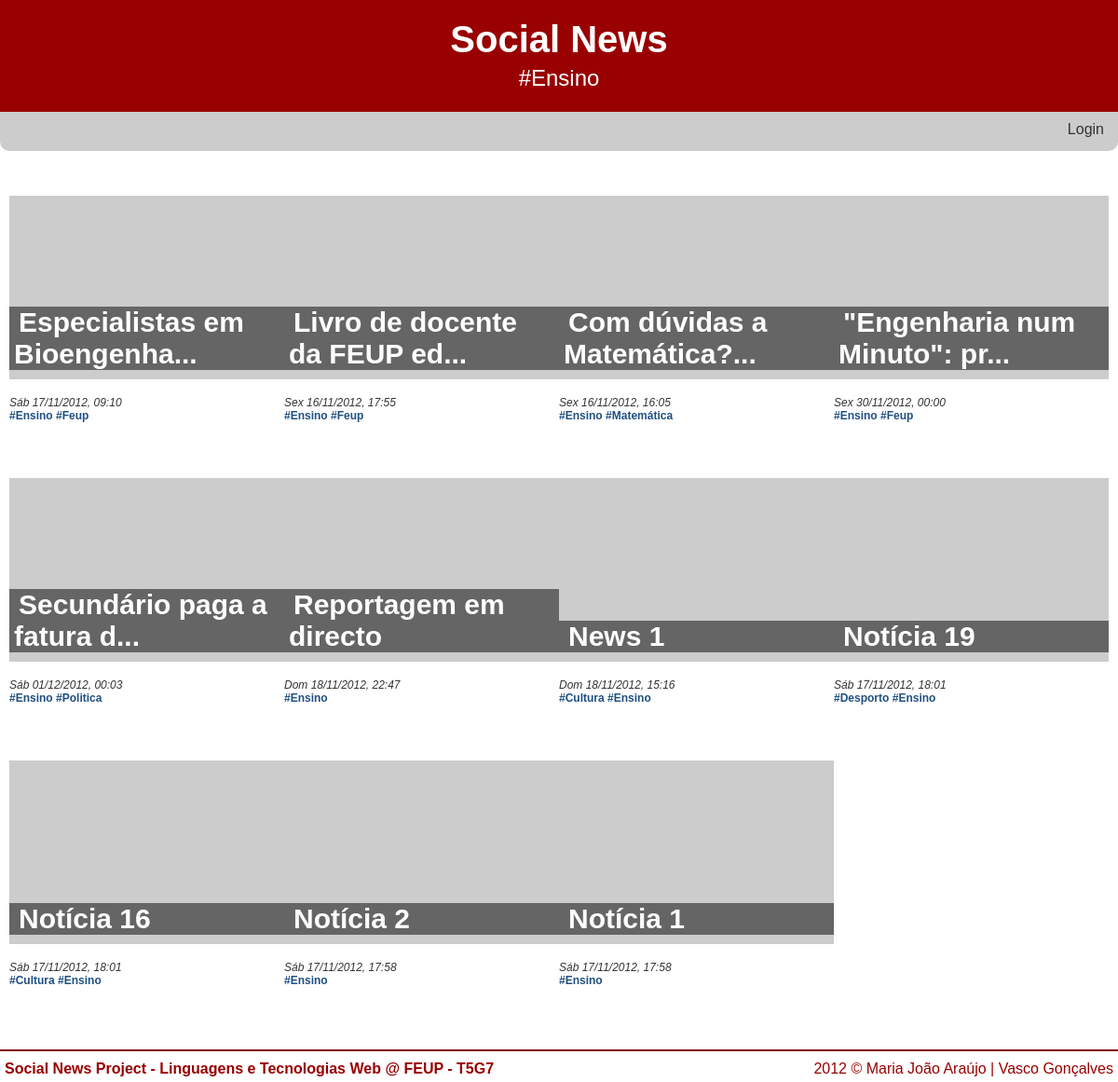
Screenshot of /?tag=Ensino with the database file from the repository.
### tables this page shows
CREATE TABLE 'NEWS' (id integer primary key autoincrement, title text,'date' INTEGER, text text, posted_by text, 'url' TEXT, 'imported_by' TEXT);

### db/news_query.php (called while the page is built, shortened)
<?php
	require_once 'db/db.php';
	if(isset($id) && !empty($id))
	{
		$stmt = $db->prepare('SELECT id, title, date, text, posted_by, imported_by, url, tagname FROM news LEFT JOIN tag ON news.id=tag.news_id where id=:id');
		$stmt->bindparam(':id', $id);
	}
	elseif(isset($tag) && !empty($tag))
	{
		$stmt = $db->prepare('SELECT id, title, date, posted_by, imported_by, tagname FROM news LEFT JOIN tag ON news.id=tag.news_id where news.id in (select news_id from tag where tagname=:tag) ORDER BY id DESC');
		$stmt->bindparam(':tag', $tag);
	}
	elseif(isset($fav) && !empty($fav))
	{
		$stmt = $db->prepare('SELECT id, title, date, posted_by, imported_by, tagname FROM news LEFT JOIN tag ON news.id=tag.news_id LEFT JOIN favorite ON news.id=favorite.news_id where favorite.user_id = :user_id ORDER BY id DESC');
		$stmt->bindparam(':user_id', $_SESSION['user_id']);
	}
	else
	{
		$stmt = $db->prepare('SELECT id, title, date, posted_by, imported_by, tagname FROM news LEFT JOIN tag ON news.id=tag.news_id where news.id in (select id from news order by id desc limit 12 offset :offset) ORDER BY id DESC');
		$stmt->bindparam(':offset', $offset);
	}
	if(!$stmt->execute())
	{
		$error=$db->errorInfo();
		echo "Erro: " . $error[2];
	}
	else
		$news = $stmt->fetchAll();
?>

### common/functions.php (the view, shortened to what this page needs)
<?php
	function loggedIn() {
		return isset($_SESSION['username']);
	}
	function displayDate($date)
	{
		switch(date('N',$date))
		{
			case 5:
				$dayofweek = 'Sex';
				break;
			case 6:
				$dayofweek = 'Sáb';
				break;
			case 7:
				$dayofweek = 'Dom';
				break;
		}
        return $dayofweek." ".date('d/m/Y, H:i', $date);
	}
	function showAllNews($news)
	{
		foreach($news as $i=>$row) {
			if($row['id']==$news[$i-1]['id'])
				echo " <a href=\"./?tag=".$row['tagname']."\">#".$row['tagname']."</a>";
			else
			{
				$title = (strlen($row['title']) > 30) ? substr($row['title'],0,27).'...' : $row['title'];
				  echo "<div class=\"noticia_index\">
				  <h3><a href=\"./?id=".$row['id']."\">".stripslashes($title)."</a></h3>
				  <a href=\"./?id=".$row['id']."\"><img src=\"http://lorempixel.com/300/200/?dummy=".rand()."\" alt=\"300x200\"></a>
				  <div class=\"newsdetails\">
					<br />";
				echo displayDate($row['date']);
				if($row['tagname']!="")
				  echo "</div><div class=\"newstags\"><a href=\"./?tag=".stripslashes($row['tagname'])."\">#".stripslashes($row['tagname'])."</a>";
			}
			if($row['id']!=$news[$i+1]['id']) {
				echo   "</div>";
				echo "</div>";
			}
		}
	}
	function showHeader($subtitle)
	{
		echo "<div id=\"cabecalho\">";
		echo "<a href=\"./\"><h1>Social News</h1></a>";
		if(!empty($subtitle))
			echo "<h2>".$subtitle."</h2>";
		echo "</div>";
	}
	function showFooter()
	{
		echo "<div id=\"rodape\">
				<p>Social News Project - Linguagens e Tecnologias Web @ FEUP - T5G7</p>
				<div class=copyright>2012 © Maria João Araújo | Vasco Gonçalves</div>
			</div>";
	}
	function showLoginMenu()
	{
		echo "<ul class=\"login\">";
		if(loggedIn())
			echo "<li id=username userid=".$_SESSION['user_id'].">Bem-vindo <a href=ver_perfil_utilizador.php?id=".$_SESSION['user_id'].">".$_SESSION['username']."</a></li><li><a href=\"logout.php\">Logout</a></li>";
		else
			echo "<li><a href=\"login.php\">Login</a></li>";
		echo "</ul>";
	}
?>

### index.php (shortened to what this page needs)
<?php
	require_once 'common/functions.php';
	$id = (int)$_GET['id'];
	$tag = $_GET['tag'];
	$p = (int)$_GET['p'];
	$fav = (int)$_GET['fav'];
	$offset = $p*12;
	require_once 'db/news_query.php';
?>
<!DOCTYPE html>
<html>
	<head>
		<link rel="stylesheet" href="common/style.css">
	</head>
	<body>
<?php
	if(!empty($tag))
		showHeader('#'.$tag);
	elseif(!empty($fav))
		showHeader('Favoritos');
	else
		showHeader('');
?>
		<div id="menu">
			<ul>
<?php
	if(loggedIn())
	{
		echo "<a href=\"./\"><img src=\"common/home.png\"></a><li><a href=\"./?fav=1\">Meus favoritos</a></li>";
		if((editor() || admin()))
		{
			echo "<li><a href=\"nova_noticia.php\">Inserir notícia</a></li>";
		}
		if(admin())
		{
			echo "<li><a href=\"procurar_utilizador.php\">Gerir utilizadores</a></li>".
			"<li><a href=\"gerir_servidor.php\">Gerir servidores</a></li>".
			"<li><a href=\"obter_noticias.php\">Obter notícias</a></li>";
		}
	}
	else
	{
		echo "<li></li>";
	}
	echo "</ul>";
	showLoginMenu();
	echo "</div>";
?>
		<div id="conteudo">
<?php
	if(count($news)==0)
		echo "<h5>Nenhuma notícia encontrada.</h5>";
	else {
		if(!empty($id))
			showNewsId($news,$db);
		else{
			showAllNews($news);
		}
	}
	echo "</div>";
	showFooter();
?>
	</body>
</html>

### common/style.css (style rules this page uses)
html { overflow-y: scroll; }
body { font-family: Century Gothic, sans-serif; margin: 0px auto; padding: 0; color: #333333; border-color: #3b8eb5; background-color: white; min-width: 1200px; }
div#cabecalho { text-align:center; padding: 15px 0px; background-color: #990000; color: white; width: 100%; height: 90px; }
div#cabecalho h1 { margin-top: 5px; margin-bottom: 5px; font-size: 40px; }
div#cabecalho h2 { margin: 0; color: white; font-weight: normal; }
div#cabecalho a { color: white; text-decoration: none; }
div#menu { position: relative; background-color: #ccc; padding: 10px; margin: 0 auto; margin-bottom: 25px; height: 22px; width: 1180px; border-bottom-left-radius: 10px; border-bottom-right-radius: 10px; }
div#menu ul { padding-left: 0; margin: 0; display: inline; }
div#menu li { display: inline; border-right: solid; border-width: 2px; border-color: white; padding: 0px 5px; }
div#menu li:last-child { border-right: none; }
div#menu ul.login { float: right; }
a { color: #333333; text-decoration:none; }
div#conteudo { margin: 10px auto; padding: 10px 10px; background-color: white; height: 100%; width: 1180px; }
div#conteudo h3 { margin: 0; margin-bottom: 10px; font-size: 30px; }
div.noticia_index { position: relative; margin-top: 13px; display: inline-table; width: 25%; height: 290px; background-color: white; }
div.noticia_index img { width: 100%; }
div.noticia_index>h3 { display: inline-block; position: absolute; width: 285px; left: 0; bottom: 93px; padding: 0 5px; word-wrap: break-word; background-color: rgba(0, 0, 0, 0.5); }
div.noticia_index>h3>a { color: white; margin-left: 5px; }
div.newsdetails { clear: both; font-size: 12px; font-style: italic; }
div.newstags { font-size: 12px; font-weight: bold; color: #1F4F82; }
div.newstags a { color: #1F4F82; }
div.noticia_index>div.newstags { white-space: nowrap; text-overflow: ellipsis; overflow: hidden; width: 285px; }
div#rodape { margin: 0 auto; padding: 5px 0; background-color: white; color: #990000; width: 1200px; clear: both; border-top: 2px solid #860004; }
div#rodape p { float:left; margin: 5px; font-weight: bold; }
div#rodape div.copyright { float: right; margin: 5px; }

### rows the page displays
news: title "Especialistas em Bioengenha...", date "Sáb 17/11/2012, 09:10", tagname "Ensino", tagname "Feup"
news: title "Livro de docente da FEUP ed...", date "Sex 16/11/2012, 17:55", tagname "Ensino", tagname "Feup"
news: title "Com dúvidas a Matemática?...", date "Sex 16/11/2012, 16:05", tagname "Ensino", tagname "Matemática"
news: title "\"Engenharia num Minuto\": pr...", date "Sex 30/11/2012, 00:00", tagname "Ensino", tagname "Feup"
news: title "Secundário paga a fatura d...", date "Sáb 01/12/2012, 00:03", tagname "Ensino", tagname "Politica"
news: title "Reportagem em directo", date "Dom 18/11/2012, 22:47", tagname "Ensino"
news: title "News 1", date "Dom 18/11/2012, 15:16", tagname "Cultura", tagname "Ensino"
news: title "Notícia 19", date "Sáb 17/11/2012, 18:01", tagname "Desporto", tagname "Ensino"
news: title "Notícia 16", date "Sáb 17/11/2012, 18:01", tagname "Cultura", tagname "Ensino"
news: title "Notícia 2", date "Sáb 17/11/2012, 17:58", tagname "Ensino"
news: title "Notícia 1", date "Sáb 17/11/2012, 17:58", tagname "Ensino"

### other values shown
$subtitle "#Ensino"
